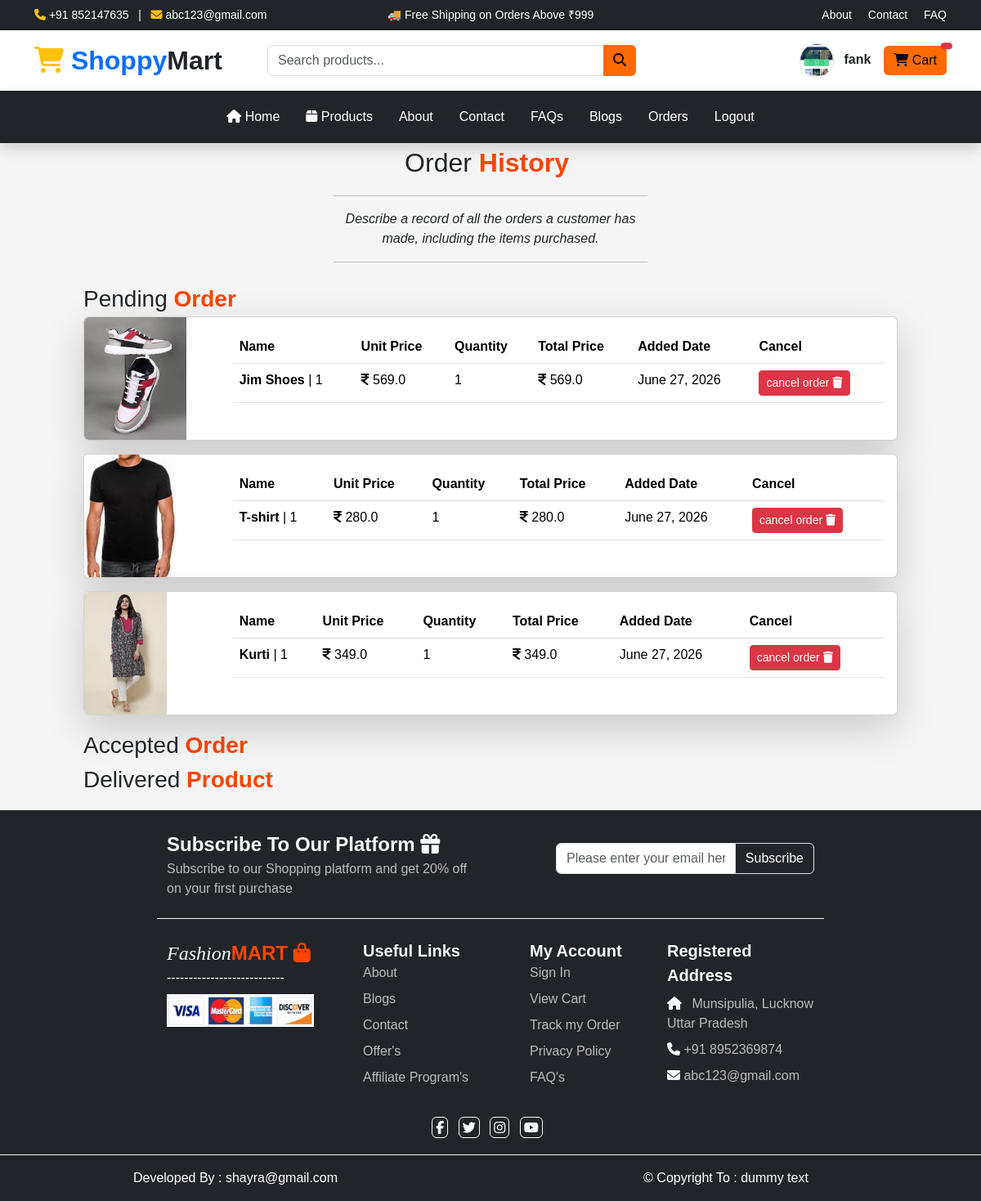
The app's page /history/ (signed in) with its own data.
### user/models.py (models this page shows)
class tbl_order(models.Model):
    user_id=models.CharField(max_length=50,null=True)
    product_id=models.IntegerField()
    product_name=models.CharField(max_length=100,null=True)
    product_image=models.CharField(max_length=200,null=True)
    product_price=models.FloatField()
    product_quantity=models.IntegerField()
    total_price=models.FloatField()
    pw=models.CharField(max_length=30,null=True)
    status=models.CharField(max_length=15,null=True)
    order_date=models.DateField(null=True)

### user/views.py (the view)
# urls.py: path('history/',views.orderhistory),
def orderhistory(request):
    oid=request.GET.get('oid')
    user=request.session.get('user')
    if user:
        data1=tbl_order.objects.all().filter(user_id=user,status="Pending")
        data2=tbl_order.objects.all().filter(user_id=user,status="Accepted")
        data3=tbl_order.objects.all().filter(user_id=user,status="Delivered")
        if oid is not None:
            tbl_order.objects.all().filter(id=oid).delete()
            return HttpResponse("<script>alert('your order has been canceled..');location.href='/history/'</script>")
        mydict={"porder":data1,"aorder":data2,"dorder":data3}
    return render(request,'orderhistory.html',mydict)

### templates/orderhistory.html (shortened to what this page needs)
{% extends 'base.html' %}
{% load static %}
{% block childpage %}
 <div class="row mb-2 ">
    <div class="col-sm-4 mx-auto text-center">
        <p class="fs-2 m-0 p-0 ">Order <b class="txt-colororange">History </b></p>
        <hr/>
        <i>Describe a record of all the orders a customer has made, including the items purchased.</i>
        <hr/>
    </div>
</div>
<div class="row">
    <div class="col-sm-10 mx-auto">
         <p class="fs-3 m-0 p-0 ">Pending <b class="txt-colororange">Order </b></p>
         {% for i in porder %}
<div class="row">
  <div class="col-sm-12">
    <div class="card mb-3 shadow-lg" >
  <div class="row g-0">
    <div class="col-md-2">
      <img src="../{{i.product_image}}" style="max-height:150px;" class="img-fluid rounded-start" alt="...">
    </div>
    <div class="col-md-10">
      <div class="card-body">
      <table class="table table-hover">
        <tr>
          <th>Name</th>
          <th>Unit Price</th>
          <th>Quantity</th>
          <th>Total Price</th>
          <th>Added Date</th>
          <th>Cancel</th>
        </tr>
        <tr>
          <td><b>{{i.product_name}}</b> | {{i.pw}}</td>
          <td><i class="fas fa-indian-rupee-sign"></i> {{i.product_price}}</td>
          <td> {{i.product_quantity}} </td>
          <td><i class="fas fa-indian-rupee-sign"></i> {{i.total_price}}</td>
          <td> {{i.order_date}} </td>
          <td> <a href="/history?oid={{i.id}}" class="btn btn-sm btn-danger">cancel order <i class="fas fa-trash"></i></a> </td>
        </tr>
      </table>
      </div>
    </div>
  </div>
</div>
  </div>
</div>
    {% endfor %}
    </div>
</div>
<div class="row">
    <div class="col-sm-10 mx-auto">
         <p class="fs-3 m-0 p-0 ">Accepted <b class="txt-colororange">Order </b></p>
    </div>
</div>
<div class="row">
    <div class="col-sm-10 mx-auto">
         <p class="fs-3 m-0 p-0 ">Delivered <b class="txt-colororange">Product </b></p>
    </div>
</div>
{% endblock %}

### templates/base.html (shortened to what this page needs)
<!DOCTYPE html>
{% load static %}
<html lang="en">
<head>
    <link href="{% static 'css/all.css' %}" rel="stylesheet" />
    <link href="{% static 'css/bootstrap.css' %}" rel="stylesheet" />
</head>
<body>
<div class="container-fluid bg-dark text-white py-2 small">
    <div class="container">
        <div class="row align-items-center">
            <div class="col-lg-4 text-center text-lg-start">
                <i class="fa-solid fa-phone text-warning"></i> +91 852147635
                &nbsp; | &nbsp;
                <i class="fa-solid fa-envelope text-warning"></i>
                abc123@gmail.com
            </div>
            <div class="col-lg-4 text-center">
                <span>
                    🚚 Free Shipping on Orders Above ₹999
                </span>
            </div>
            <div class="col-lg-4 text-center text-lg-end">
                <a href="/about/" class="text-white text-decoration-none me-3">
                    About
                </a>
                <a href="/contact/" class="text-white text-decoration-none me-3">
                    Contact
                </a>
                <a href="/faqs/" class="text-white text-decoration-none">
                    FAQ
                </a>
            </div>
        </div>
    </div>
</div>
<div class="container-fluid bg-white shadow-sm">
    <div class="container">
        <div class="row align-items-center py-3">
            <div class="col-lg-3 text-center text-lg-start">
                <a href="/home/" class="text-decoration-none">
                    <h2 class="fw-bold m-0">
                        <i class="fa-solid fa-cart-shopping text-warning"></i>
                        Shoppy<span class="text-dark">Mart</span>
                    </h2>
                </a>
            </div>
            <div class="col-lg-5 my-3 my-lg-0">
  <form action="/product/" method="GET">
    <div class="input-group">
        <input
            type="text"
            name="search"
            value="{{search}}"
            class="form-control"
            placeholder="Search products...">
        <button class="btn btn-warning" type="submit">
            <i class="fa fa-search"></i>
        </button>
    </div>
</form>
            </div>
            <div class="col-lg-4">
                <div class="d-flex justify-content-center justify-content-lg-end align-items-center gap-3">
                    {% if request.session.user %}
                    <a href="/profile/" class="text-dark text-decoration-none">
                        <img src="../{{request.session.userpic}}"
                             class="rounded-circle border"
                             width="42"
                             height="42">
                        <span class="ms-2 fw-semibold">
                            {{request.session.username}}
                        </span>
                    </a>
                    {% else %}
                    <a href="/login/" class="btn btn-outline-dark">
                        <i class="fa-solid fa-user"></i>
                        Login
                    </a>
                    {% endif %}
                    <a href="/cartitem/" class="btn btn-warning position-relative">
                        <i class="fa-solid fa-cart-shopping"></i>
                        Cart
                        <span class="position-absolute top-0 start-100 translate-middle badge rounded-pill bg-danger">
                        </span>
                    </a>
                </div>
            </div>
        </div>
    </div>
</div>
<nav class="navbar navbar-expand-lg navbar-dark bg-dark sticky-top shadow">
    <div class="container">
        <div class="collapse navbar-collapse" id="mainMenu">
            <ul class="navbar-nav mx-auto">
                <li class="nav-item">
                    <a class="nav-link px-3" href="/home/">
                        <i class="fa fa-home"></i> Home
                    </a>
                </li>
                <li class="nav-item">
                    <a class="nav-link px-3" href="/product/">
                        <i class="fa fa-box"></i> Products
                    </a>
                </li>
                <li class="nav-item">
                    <a class="nav-link px-3" href="/about/">
                        About
                    </a>
                </li>
                <li class="nav-item">
                    <a class="nav-link px-3" href="/contact/">
                        Contact
                    </a>
                </li>
                <li class="nav-item">
                    <a class="nav-link px-3" href="/faqs/">
                        FAQs
                    </a>
                </li>
                <li class="nav-item">
                    <a class="nav-link px-3" href="#">
                        Blogs
                    </a>
                </li>
                {% if request.session.user %}
                <li class="nav-item">
                    <a class="nav-link px-3" href="/history/">
                        Orders
                    </a>
                </li>
                <li class="nav-item">
                    <a class="nav-link px-3" href="/logout/">
                        Logout
                    </a>
                </li>
                {% endif %}
            </ul>
        </div>
    </div>
</nav>
        <div class="row">
            <div class="col-sm-12 childpage" style="min-height:500px;">
                {% block childpage %}
                {% endblock %}
            </div>
        </div>
        <div class="row ufooter mt-3">
            <div class="col-sm-2"></div>
            <div class="col-sm-8">
                <div class="row u1 py-4 border-bottom border-light text-light">
                    <div class="col-sm-6 ">
                        <b class=" fs-4 ">Subscribe To Our Platform <i class="fa-solid fa-gift brand "></i></b><br />
                        <span class="white orange">Subscribe to our Shopping platform and get 20% off on your first
                            purchase</span>
                    </div>
                    <div class="col-sm-1"></div>
                    <div class="col-sm-5 pt-3">
                        <div class="input-group   rounded text-center">
                            <input type="text" placeholder="Please enter your email here....."
                                class="form-control text-center " />
                            <button class="input-group-text text-bg-dark ">Subscribe</button>
                        </div>
                    </div>
                </div>
                <div class="row u2 text-light">
                    <div class="col-sm-3  pt-4">
                        <span class="fs-4"> <i style="font-family:Forte;">Fashion</i><b class="txt-colororange">MART <i
                                    class="fa-solid fa-bag-shopping brand "></i></b> </span>
                        <br /><span class="orange">---------------------------</span><br />
                        <img src="{% static 'images/ufooter/paypal.png' %}" style="height:40px;"
                            class="img-fluid mt-2" />
                    </div>
                    <div class="col-sm-3 ps-5  py-4">
                        <div class="row ">
                            <div class="col-sm-12">
                                <b class="fs-5">Useful Links</b>
                            </div>
                        </div>
                        <div class="row ">
                            <div class="col-sm-12">
                                <a href="#">About</a>
                            </div>
                        </div>
                        <div class="row mt-2">
                            <div class="col-sm-12">
                                <a href="#">Blogs</a>
                            </div>
                        </div>
                        <div class="row mt-2">
                            <div class="col-sm-12">
                                <a href="#">Contact</a>
                            </div>
                        </div>
                        <div class="row mt-2">
                            <div class="col-sm-12">
                                <a href="#">Offer's</a>
                            </div>
                        </div>
                        <div class="row  mt-2">
                            <div class="col-sm-12">
                                <a href="#">Affiliate Program's</a>
                            </div>
                        </div>
                    </div>
                    <div class="col-sm-3  ps-5  py-4">
                        <div class="row ">
                            <div class="col-sm-12 ">
                                <b class="fs-5">My Account</b>
                            </div>
                        </div>
                        <div class="row ">
                            <div class="col-sm-12">
                                <a href="#">Sign In</a>
                            </div>
                        </div>
                        <div class="row mt-2">
                            <div class="col-sm-12">
                                <a href="#">View Cart</a>
                            </div>
                        </div>
                        <div class="row mt-2">
                            <div class="col-sm-12">
                                <a href="#">Track my Order</a>
                            </div>
                        </div>
                        <div class="row mt-2">
                            <div class="col-sm-12">
                                <a href="#">Privacy Policy</a>
                            </div>
                        </div>
                        <div class="row mt-2">
                            <div class="col-sm-12">
                                <a href="#">FAQ's</a>
                            </div>
                        </div>
                    </div>
                    <div class="col-sm-3  py-4">
                        <div class="row ">
                            <div class="col-sm-12 pb-2">
                                <b class="fs-5 ">Registered Address</b>
                            </div>
                        </div>
                        <div class="row ">
                            <div class="col-sm-12 "><i class="fa-solid fa-house icon"></i>
                                <span class="white ps-2">Munsipulia, Lucknow
                                    Uttar Pradesh </span>
                            </div>
                        </div>
                        <div class="row mt-2">
                            <div class="col-sm-12 ">
                                <i class="fa-solid fa-phone icon"></i> <span class="white">+91 8952369874</span>
                            </div>
                        </div>
                        <div class="row mt-2">
                            <div class="col-sm-12 ">
                                <i class="fa-solid fa-envelope icon"></i> <span class="white">abc123@gmail.com</span>
                            </div>
                        </div>
                    </div>
                </div>
                <div class="row u3 p-2">
                    <div class="col-sm-3 text-center mx-auto py-1 mb-2 text-light ">
                        <i class="fab fa-facebook-f me-2 fico p-1 border border-light rounded"></i>
                        <i class="fab fa-twitter me-2 p-1 fico  border border-light rounded"></i>
                        <i class="fab fa-instagram me-2  fico p-1 border border-light rounded"></i>
                        <i class="fab fa-youtube me-2  p-1 fico border border-light rounded"></i>
                    </div>
                </div>
            </div>
            <div class="col-sm-2"></div>
        </div>
        <div class="row bfooter py-3">
            <div class="row">
                <div class="col-sm-6 text-light">
                    <a href="/portfolio/">
                        Developed By : shayra@gmail.com
                    </a>
                </div>
                <div class="col-sm-6 text-light">
                    <a href="https://www.techpile.in"> &copy Copyright To : dummy text</a>
                </div>
            </div>
        </div>
</body>
</html>

### templates/base.html (style rules this page uses)
.txt-colororange { color: #ff4500 !important; }
.ufooter { min-height: 300px; background: #212529; }
.bfooter { background: #212529; margin-top: 1px; text-align: center; }
.u2 a { text-decoration: none; color: #bbbbbb; }
.white { color: #bbbbbb; }
.brand { transition: all .4s; }
.bfooter a { color: white; text-decoration: none; }
body { background:#f5f5f5; font-family:'Poppins',sans-serif; }
.navbar .nav-link { color:#fff !important; font-weight:500; transition:.3s; }
.btn-warning { background:#ff6b00; border:none; }
.form-control { border:1px solid #ddd; }
.shadow-sm { box-shadow:0 2px 10px rgba(0,0,0,.08)!important; }
.badge { font-size:11px; }
.navbar { padding:12px 0; }

### records on screen
tbl_order: product_image (picture), product_name "Jim Shoes", pw "1", product_price "569.0", product_quantity "1", total_price "569.0", order_date "June 27, 2026"
tbl_order: product_image (picture), product_name "T-shirt", pw "1", product_price "280.0", product_quantity "1", total_price "280.0", order_date "June 27, 2026"
tbl_order: product_image (picture), product_name "Kurti", pw "1", product_price "349.0", product_quantity "1", total_price "349.0", order_date "June 27, 2026"

### other values on screen
{{ request.session.username }} "fank"
